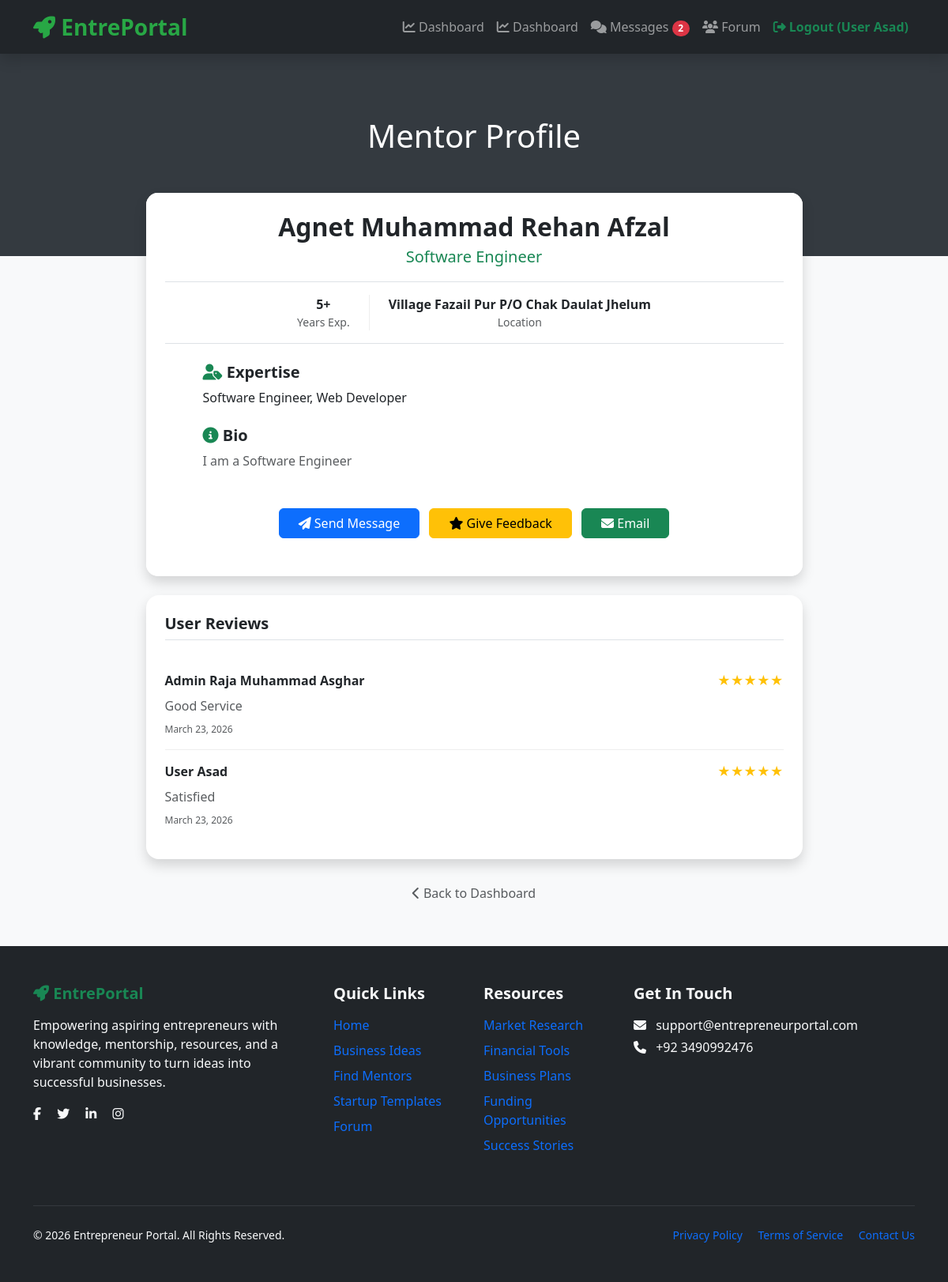
The app's page /admin/view-profile.php?id=2 (signed in) with its own data.
### tables this page shows
CREATE TABLE `agents` (
  `id` int(11) NOT NULL,
  `user_id` int(11) NOT NULL,
  `business_domain` varchar(150) NOT NULL,
  `experience_years` int(11) DEFAULT NULL,
  `expertise` text DEFAULT NULL,
  `linkedin_profile` varchar(255) DEFAULT NULL,
  `profile_completed` tinyint(1) DEFAULT 0,
  `created_at` timestamp NOT NULL DEFAULT current_timestamp(),
  `updated_at` timestamp NOT NULL DEFAULT current_timestamp() ON UPDATE current_timestamp()
);

CREATE TABLE `users` (
  `id` int(11) NOT NULL,
  `full_name` varchar(100) NOT NULL,
  `email` varchar(100) NOT NULL,
  `password` varchar(255) NOT NULL,
  `phone` varchar(20) DEFAULT NULL,
  `bio` text DEFAULT NULL,
  `location` varchar(100) DEFAULT NULL,
  `role` enum('user','agent','admin') NOT NULL DEFAULT 'user',
  `status` enum('pending','approved','rejected') NOT NULL DEFAULT 'pending',
  `created_at` timestamp NOT NULL DEFAULT current_timestamp()
);

CREATE TABLE `feedback` (
  `id` int(11) NOT NULL,
  `user_id` int(11) DEFAULT NULL,
  `agent_id` int(11) DEFAULT NULL,
  `message` text DEFAULT NULL,
  `rating` int(11) DEFAULT NULL,
  `created_at` timestamp NOT NULL DEFAULT current_timestamp()
);

### admin/view-profile.php (the view, shortened to what this page needs)
<?php
include 'config.php';
$id = isset($_GET['id']) ? (int)$_GET['id'] : 0;
$query = "SELECT u.*, a.id as agent_table_id, a.business_domain, a.experience_years, a.expertise, a.linkedin_profile
          FROM users u
          JOIN agents a ON u.id = a.user_id
          WHERE u.id = $id AND u.role = 'agent'";
$result = mysqli_query($conn, $query);
$mentor = mysqli_fetch_assoc($result);
$agent_id = $mentor['agent_table_id'];
$feedback_query = mysqli_query($conn, "SELECT f.*, u.full_name
                                       FROM feedback f
                                       JOIN users u ON f.user_id = u.id
                                       WHERE f.agent_id = $agent_id
                                       ORDER BY f.created_at DESC");
?>
<!DOCTYPE html>
<html lang="en">
<head>
    <link href="https://cdn.jsdelivr.net/npm/bootstrap@5.3.3/dist/css/bootstrap.min.css" rel="stylesheet">
    <link href="https://cdnjs.cloudflare.com/ajax/libs/font-awesome/6.5.1/css/all.min.css" rel="stylesheet">
</head>
<body>
<?php include 'navbar.php'; ?>
<div class="profile-header text-center">
    <div class="container">
        <h1>Mentor Profile</h1>
    </div>
</div>
<div class="container mb-5">
    <div class="row justify-content-center">
        <div class="col-lg-9">
            <div class="card shadow profile-card">
                <div class="card-body p-0">
                    <div class="p-4 text-center bg-white">
                        <h2 class="fw-bold mb-1"><?= htmlspecialchars($mentor['full_name']) ?></h2>
                        <p class="text-success fs-5 mb-3"><?= htmlspecialchars($mentor['business_domain']) ?></p>
                        <div class="d-flex justify-content-center border-top border-bottom py-3 mb-4">
                            <div class="px-4 stat-box">
                                <strong><?= $mentor['experience_years'] ?>+</strong>
                                <div class="small text-muted">Years Exp.</div>
                            </div>
                            <div class="px-4 stat-box">
                                <strong><?= htmlspecialchars($mentor['location'] ?? 'Remote') ?></strong>
                                <div class="small text-muted">Location</div>
                            </div>
                        </div>
                        <div class="text-start px-md-5">
                            <h5 class="fw-bold"><i class="fas fa-user-tag text-success"></i> Expertise</h5>
                            <p><?= nl2br(htmlspecialchars($mentor['expertise'])) ?></p>
                            <h5 class="fw-bold mt-4"><i class="fas fa-info-circle text-success"></i> Bio</h5>
                            <p class="text-muted"><?= nl2br(htmlspecialchars($mentor['bio'])) ?></p>
                        </div>
                        <div class="mt-5 pb-4">
                            <button type="button" class="btn btn-primary px-4 me-2" data-bs-toggle="modal" data-bs-target="#messageModal">
                                <i class="fas fa-paper-plane"></i> Send Message
                            </button>
                            <button type="button" class="btn btn-warning px-4 me-2" data-bs-toggle="modal" data-bs-target="#feedbackModal">
                                <i class="fas fa-star"></i> Give Feedback
                            </button>
                            <a href="mailto:<?= $mentor['email'] ?>" class="btn btn-success px-4">
                                <i class="fas fa-envelope"></i> Email
                            </a>
                        </div>
                    </div>
                </div>
            </div>
            <div class="card shadow border-0 mt-4 rounded-4">
                <div class="card-body p-4">
                    <h5 class="fw-bold mb-4 border-bottom pb-2">User Reviews</h5>
                    <?php if(mysqli_num_rows($feedback_query) > 0): ?>
                        <?php while($f = mysqli_fetch_assoc($feedback_query)): ?>
                            <div class="feedback-item">
                                <div class="d-flex justify-content-between">
                                    <strong><?= htmlspecialchars($f['full_name']) ?></strong>
                                    <div class="star-rating">
                                        <?php for($i=1; $i<=5; $i++) echo ($i <= $f['rating']) ? '★' : '☆'; ?>
                                    </div>
                                </div>
                                <p class="text-muted mt-2 mb-1"><?= nl2br(htmlspecialchars($f['message'])) ?></p>
                                <small class="text-muted" style="font-size: 0.75rem;"><?= date('F j, Y', strtotime($f['created_at'])) ?></small>
                            </div>
                        <?php endwhile; ?>
                    <?php else: ?>
                        <p class="text-muted text-center py-3">No reviews yet. Be the first to give feedback!</p>
                    <?php endif; ?>
                </div>
            </div>
            <div class="text-center mt-4">
                <a href="dashboard-admin.php" class="btn btn-link text-muted text-decoration-none">
                    <i class="fas fa-chevron-left"></i> Back to Dashboard
                </a>
            </div>
        </div>
    </div>
</div>
<?php include 'footer.php'; ?>
</body>
</html>

### admin/view-profile.php (style rules this page uses)
body { background: #f8f9fa; }
.profile-header { background: #343a40; color: white; padding: 80px 0 120px 0; }
.profile-card { margin-top: -80px; border-radius: 15px; overflow: hidden; border: none; }
.stat-box { border-right: 1px solid #eee; }
.stat-box:last-child { border-right: none; }
.star-rating { color: #ffc107; }
.feedback-item { border-bottom: 1px solid #eee; padding: 15px 0; }
.feedback-item:last-child { border-bottom: none; }

### admin/navbar.php (style rules this page uses)
:root { --primary: #28a745; --dark: #212529; }

### records on screen
agents: user.full_name "Agnet Muhammad Rehan Afzal", business_domain "Software Engineer", experience_years "5", user.location "Village Fazail Pur P/O Chak Daulat Jhelum", expertise "Software Engineer, Web Developer", user.bio "I am a Software Engineer"
feedback: user.full_name "Admin Raja Muhammad Asghar", message "Good Service", created_at "March 23, 2026"
feedback: user.full_name "User Asad", message "Satisfied", created_at "March 23, 2026"

### other values on screen
$nav_unread_count "2"
$_SESSION['full_name'] "User Asad"
